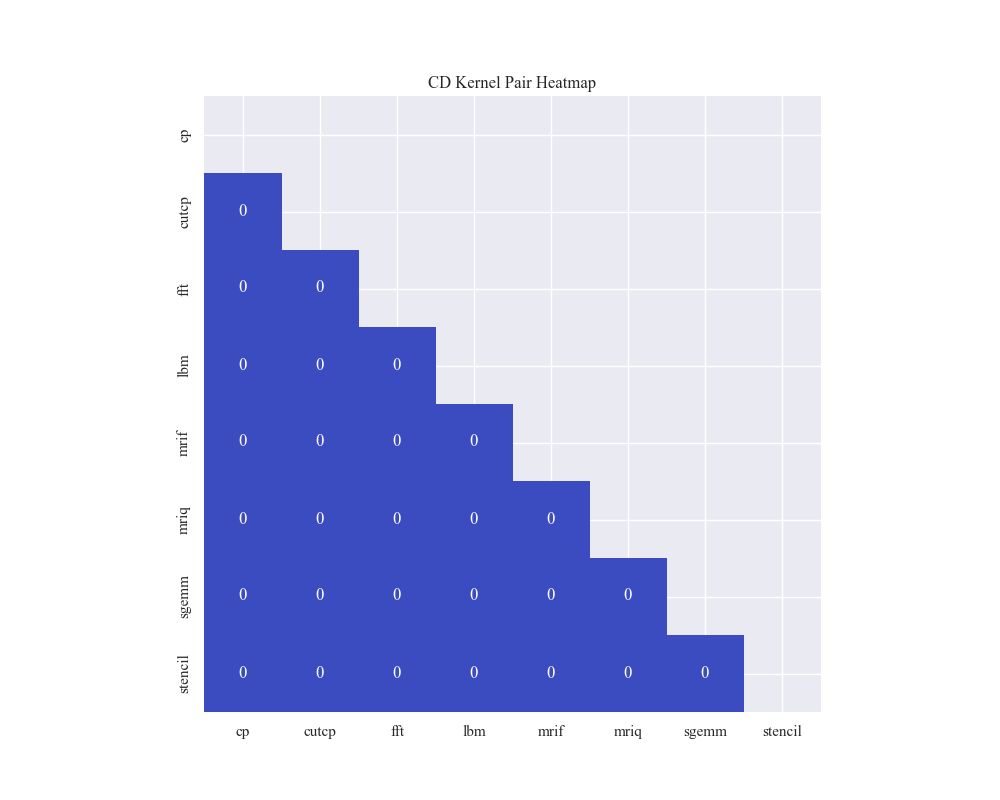

Recreate this plot in Python.
import seaborn as sns
import matplotlib.pyplot as plt
import numpy as np
import pandas as pd

# 列名
columns = ["cp", "cutcp", "fft", "lbm", "mrif", "mriq", "sgemm", "stencil"]

raw_data = np.zeros((8, 8))
# 创建一个空的8x8数据框
data = pd.DataFrame(raw_data, columns=columns, index=columns)

data_dic = {
    "cp_cutcp": -40.35043386,
    "cp_fft": 10.57696599,
    "cp_lbm": -29.97889276,
    "cp_mrif": -45.05903255,
    "cp_mriq": -69.69457717,
    "cp_sgemm": 15,
    "cp_stencil": -10.86129325,
    "cutcp_fft": 31.89527621,
    "cutcp_lbm": -20.20935931,
    "cutcp_mrif": -28.87452205,
    "cutcp_mriq": -132.2306274,
    "cutcp_sgemm": 8.861540783,
    "cutcp_stencil": -30.70709167,
    "fft_lbm": 29.74142713,
    "fft_mrif": -5.688244726,
    "fft_mriq": 22.7299194,
    "fft_sgemm": 32.71188502,
    "fft_stencil": 15.44681487,
    "lbm_mrif": 29.07497319,
    "lbm_mriq": 17.38509584,
    "lbm_sgemm": 13.66099623,
    "lbm_stencil": -45.84286082,
    "mrif_mriq": -13.6822231,
    "mrif_sgemm": 29.66036735,
    "mrif_stencil": 16.55089885,
    "mriq_sgemm": 25.7554491,
    "mriq_stencil": -1.397512494,
    "sgemm_stencil": 5.841708278
}

# 创建一个对称的矩阵
for i in range(8):
    for j in range(i+1, 8):
        kernel1_name = columns[i]
        kernel2_name = columns[j]
        raw_data[i, j] = data_dic[kernel1_name + "_" + kernel2_name] / 100

#以corr的形状生成一个全为0的矩阵 
mask = np.zeros_like(raw_data)
#将mask的对角线及以上设置为True
#这部分就是对应要被遮掉的部分
mask[np.triu_indices_from(mask)] = True
# 使用seaborn绘制热力图
# 设置Times New Roman字体
sns.set(font='Times New Roman')


plt.figure(figsize=(10, 8))
sns.heatmap(data, annot=True, cmap='coolwarm', cbar=False, square=True, mask=mask)
plt.title('CD Kernel Pair Heatmap')
plt.show()
plt.savefig('heatmap.pdf')
